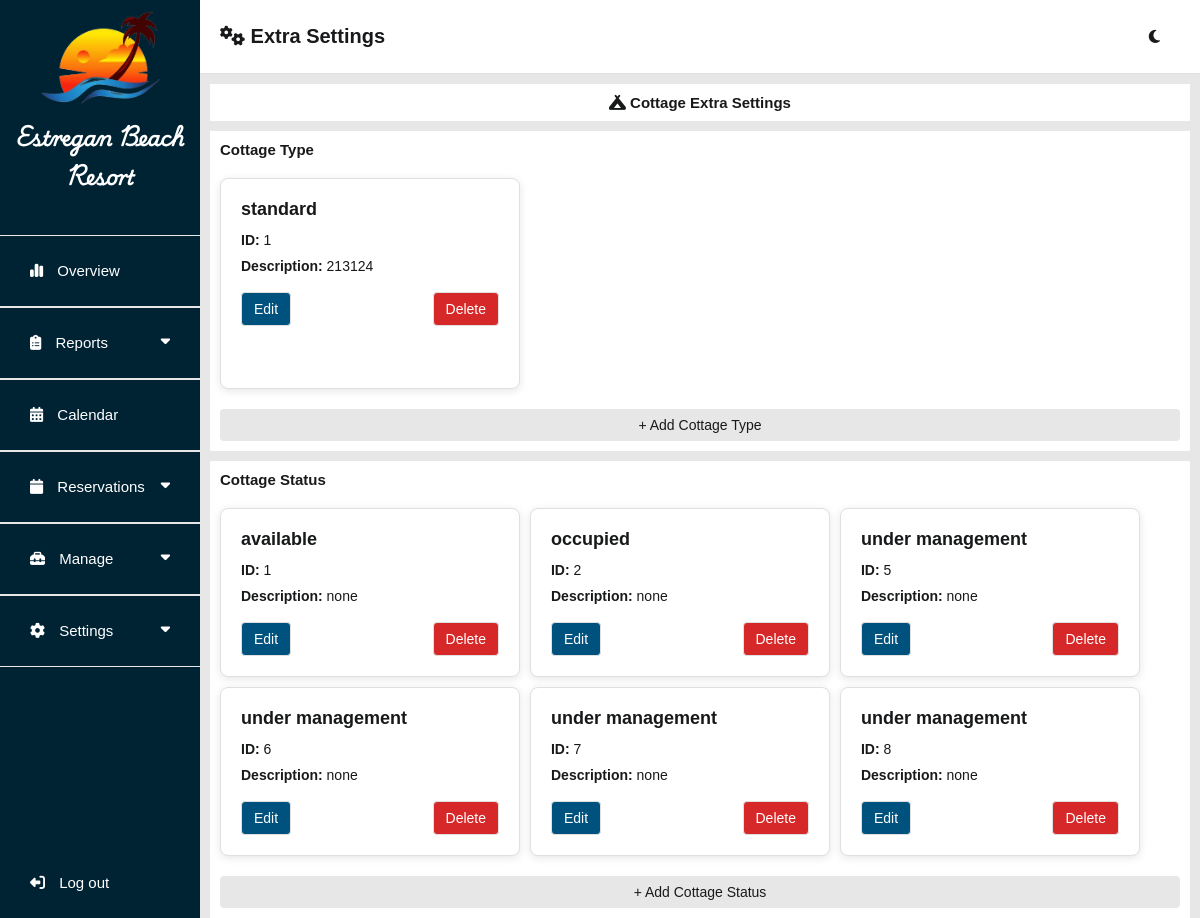
Page /admin/extraSettingsCottage.php (signed in) on the committed database.
### tables this page shows
CREATE TABLE `cottage_type_tbl` (
  `cottage_type_id` int(11) NOT NULL,
  `cottage_type_name` varchar(255) NOT NULL,
  `cottage_type_description` text NOT NULL
);

CREATE TABLE `cottage_status_tbl` (
  `cottage_status_id` int(11) NOT NULL,
  `cottage_status_name` varchar(255) NOT NULL,
  `cottage_status_description` text NOT NULL
);

### admin/extraSettingsCottage.php (the view, shortened to what this page needs)
<?php
require('db_connect.php');
$cottage_type_query = "SELECT cottage_type_id, cottage_type_name, cottage_type_description FROM cottage_type_tbl";
$cottage_types = [];
if ($result = $con->query($cottage_type_query)) {
    while ($row = $result->fetch_assoc()) {
        $cottage_types[] = $row;
    }
} else {
    $message = 'Failed to fetch cottage types.';
}
$cottage_status_query = "SELECT cottage_status_id, cottage_status_name, cottage_status_description FROM cottage_status_tbl";
$cottage_statuses = [];
if ($result = $con->query($cottage_status_query)) {
    while ($row = $result->fetch_assoc()) {
        $cottage_statuses[] = $row;
    }
} else {
    $message = 'Failed to fetch cottage statuses.';
}
?>
<!DOCTYPE html>
<html lang="en">
<head>
    <?php include 'assets.php'; ?>
    <link rel="stylesheet" type="text/css" href="css/main.css?v=<?php echo time(); ?>">
    <link rel="stylesheet" type="text/css" href="css/dashboard.css?v=<?php echo time(); ?>">
</head>
<body>
    <main>
        <?php include 'sidenav.php'; ?>
        <section class="middle-container">
            <div class="header-container">
                <div class="title-head">
                    <label for=""><i class="fa-solid fa-gears"></i> Extra Settings</label>
                </div>
                <?php include 'icon-container.php'?>
            </div>
            <div class="center-container">
                <div class="head-label-container">
                    <label><i class="fa-solid fa-campground"></i> Cottage Extra Settings</label>
                </div>
                <div class="content-container">
                    <label for="">Cottage Type</label>
                    <div class="main-content">
                        <?php if (!empty($cottage_types)): ?>
                            <?php foreach ($cottage_types as $type): ?>
                                <div class="cottage-box" data-id="<?= htmlspecialchars($type['cottage_type_id']) ?>">
                                    <h3><?= htmlspecialchars($type['cottage_type_name']) ?></h3>
                                    <p><strong>ID:</strong> <?= htmlspecialchars($type['cottage_type_id']) ?></p>
                                    <p><strong>Description:</strong> <?= htmlspecialchars($type['cottage_type_description']) ?>
                                    </p>
                                    <div class="button-group">
                                        <button class="edit-button"
                                            onclick="editItem(<?= htmlspecialchars($type['cottage_type_id']) ?>, 'type')">Edit</button>
                                        <button class="delete-button"
                                            onclick="deleteItem(<?= htmlspecialchars($type['cottage_type_id']) ?>, 'type')">Delete</button>
                                    </div>
                                </div>
                            <?php endforeach; ?>
                        <?php else: ?>
                            <p>No cottage types found.</p>
                        <?php endif; ?>
                    </div>
                    <button class="add-button" onclick="openAddModal('add_type')">+ Add Cottage Type</button>
                </div>
                <div class="content-container">
                    <label for="">Cottage Status</label>
                    <div class="main-content">
                        <?php if (!empty($cottage_statuses)): ?>
                            <?php foreach ($cottage_statuses as $status): ?>
                                <div class="cottage-box" data-id="<?= htmlspecialchars($status['cottage_status_id']) ?>">
                                    <h3><?= htmlspecialchars($status['cottage_status_name']) ?></h3>
                                    <p><strong>ID:</strong> <?= htmlspecialchars($status['cottage_status_id']) ?></p>
                                    <p><strong>Description:</strong>
                                        <?= htmlspecialchars($status['cottage_status_description']) ?></p>
                                    <div class="button-group">
                                        <button class="edit-button"
                                            onclick="editItem(<?= htmlspecialchars($status['cottage_status_id']) ?>, 'status')">Edit</button>
                                        <button class="delete-button"
                                            onclick="deleteItem(<?= htmlspecialchars($status['cottage_status_id']) ?>, 'status')">Delete</button>
                                    </div>
                                </div>
                            <?php endforeach; ?>
                        <?php else: ?>
                            <p>No cottage statuses found.</p>
                        <?php endif; ?>
                    </div>
                    <button class="add-button" onclick="openAddModal('add_status')">+ Add Cottage Status</button>
                </div>
            </div>
        </section>
    </main>
</body>
</html>

### admin/assets.php (shortened to what this page needs)
<link href="../fontawesome/css/fontawesome.css" rel="stylesheet" />
<link href="../fontawesome/css/brands.css" rel="stylesheet" />
<link href="../fontawesome/css/solid.css" rel="stylesheet" />
<link rel="stylesheet" type="text/css" href="css/header.css?v=<?php echo time(); ?>">
<link rel="stylesheet" href="https://code.jquery.com/ui/1.12.1/themes/base/jquery-ui.css">

### admin/sidenav.php (shortened to what this page needs)
<section class="side-nav">
    <div class="menu-container">
        <div class="logo-container">
            <img src="../system_images/suntree.png" alt="">
            <label for="">Estregan Beach Resort</label>
        </div>
        <div class="menu">
            <div class="item"><a href="dashboard.php"><i class="fa-solid fa-chart-simple"></i> Overview</a></div>
            <div class="item">
                <a href="#" class="dropdown-link"><i class="fa-solid fa-clipboard-list"></i> Reports <i
                        class="fa-solid fa-caret-down dropdown"></i></a>
            </div>
            <div class="item"><a href="calendar.php"><i class="fa-solid fa-calendar-days"></i> Calendar</a></div>
            <div class="item">
                <a href="#" class="dropdown-link">
                    <i class="fa-solid fa-calendar"></i> Reservations
                    <i class="fa-solid fa-caret-down dropdown"></i>
                </a>
            </div>
            <div class="item">
                <a href="#" class="dropdown-link"><i class="fa-solid fa-toolbox"></i> Manage <i
                        class="fa-solid fa-caret-down dropdown"></i></a>
            </div>
            <div class="item">
                <a href="#" class="dropdown-link"><i class="fa-solid fa-gear"></i> Settings <i
                        class="fa-solid fa-caret-down dropdown"></i></a>
            </div>
        </div>
    </div>
    <div class="logout-container">
        <a href="#" id="logoutLink"><i class="fa-solid fa-right-from-bracket fa-flip-horizontal"></i> Log out</a>
    </div>
</section>

### admin/icon-container.php
<div class="title-head-right">
    <div class="switch-mode">
        <i class="fa-regular fa-moon" id="icon"></i>
    </div>
</div>

### admin/css/header.css (style rules this page uses)
* { margin: 0; font-family: 'Trebuchet MS', 'Lucida Sans Unicode', 'Lucida Grande', 'Lucida Sans', Arial, sans-serif; box-sizing: none; }
button { cursor: pointer; }
.dropdown { cursor: pointer; }

### admin/css/main.css (style rules this page uses)
* { margin: 0; font-family: 'Trebuchet MS', 'Lucida Sans Unicode', 'Lucida Grande', 'Lucida Sans', Arial, sans-serif; }
body { background-color: var(--first-color2); }
button { cursor: pointer; }
a { cursor: pointer; }
:root { --first-color: white; --first-color2: #E7E7E7; --second-color: #EAE2B7; --fourth-color: #F77F00; --seventh-color: #18191A; --seventh-color2: #e0e0e0; --seventh-color3: #e0e0e0; --select-color: #F77F00; --select-color2: #cd6a00; --booknow-text: #ffffff; --booknow-text2: #242526; --booknow-border: #F77F00; --reservation-titleborder: #18191A; --box-shadow: #b4b4b4; --after-input: #effaff; --water-border: #EAE2B7; --water-color: #0d2cc5; --pure-white: white; --third-color: #FCBF49; --fifth-color: #D62828; --sixth-color: #00527e; --seventh-color4: #757575; --eight-color: #002334; --eight-color2: #001824; --reservation-title: #18191A; --reservation-text: white; --gray-button: rgba(220, 220, 220, 0.849); font-size: 62.5%; --tdeven-color: #0023340c; --proceed-color: white; --proceed-bgcolor: #00527e; --cancel-color: white; --cancel-bgcolor: #D62828; --fixed-color: #effaff; --graph-title-color: #777; --legend-text-color: #777; --tooltip-bg-color: #333333; --tooltip-title-color: #ffffff; --tooltip-body-color: #ffffff; --axis-title-color: #777; --axis-ticks-color: #777; }
p { color: var(--seventh-color); font-size: 1.5rem; text-align: justify; line-height: 1.5; }
.center-container { animation: transitionIn 0.5s; }

### admin/css/dashboard.css (style rules this page uses)
main { width: 100%; display: flex; flex-direction: row; }
.side-nav { height: 100vh; width: 20%; background-color: var(--eight-color); display: flex; flex-direction: column; justify-content: space-between; overflow-y: scroll; }
.menu-container { display: flex; flex-direction: column; align-items: center; }
.logo-container { display: flex; flex-direction: column; align-items: center; margin: 10px 0; }
.logo-container img { width: 120px; margin-bottom: 10px; }
.logo-container label { color: var(--pure-white); font-size: 2rem; font-weight: bold; font-family: estregan; width: 200px; flex-wrap: wrap; text-align: center; }
.menu { width: 100%; margin-top: 30px; }
.menu .item { position: relative; cursor: pointer; }
.menu .item a { font-size: 1.5rem; text-decoration: none; display: block; padding: 5px 30px; line-height: 60px; color: var(--pure-white); border: 1px solid var(--first-color2); border-right: none; border-left: none; }
.menu .item i { margin-right: 10px; }
.item a .dropdown { position: absolute; right: 10px; margin: 20px; transition: 0.3 ease; }
.logout-container { position: relative; cursor: pointer; }
.logout-container a { font-size: 1.5rem; text-decoration: none; display: block; padding: 5px 30px; line-height: 60px; color: var(--pure-white); }
.logout-container i { margin-right: 10px; }
.middle-container { width: 100%; display: flex; flex-direction: column; }
.header-container { width: 100%; height: 8vh; background-color: var(--first-color); display: flex; justify-content: space-between; align-items: center; border-bottom: 1px solid var(--seventh-color3); }
.title-head { display: flex; align-items: center; margin-left: 20px; }
.title-head label { font-size: 2rem; font-weight: bold; color: var(--seventh-color); }
.title-head-right { display: flex; align-items: center; padding: 10px; margin-right: 20px; }
.title-head-right .switch-mode { margin-right: 10px; }
.switch-mode i { font-size: 15px; cursor: pointer; color: var(--seventh-color); }
.center-container { width: 100%; background-color: var(--first-color2); height: 92vh; overflow-y: scroll; }
.head-label-container { padding: 10px; display: flex; align-items: center; justify-content: center; }
.head-label-container label { padding: 10px; background-color: var(--first-color); width: 100%; font-weight: bold; color: var(--seventh-color); text-align: center; font-size: 1.5rem; }
.content-container { display: flex; flex-direction: column; flex-wrap: wrap; margin: 0 10px 10px 10px; padding: 10px; background-color: var(--first-color); }
.content-container label { color: var(--seventh-color); font-size: 1.5rem; font-weight: bold; padding-bottom: 20px; }
.content-container .main-content { display: flex; flex-direction: row; gap: 10px; }

### admin/sidenav.php (style rules this page uses)
.item { position: relative; }

### rows in the picture
cottage_type_tbl: cottage_type_name "standard", cottage_type_id "1", cottage_type_description "213124"
cottage_status_tbl: cottage_status_name "available", cottage_status_id "1", cottage_status_description "none"
cottage_status_tbl: cottage_status_name "occupied", cottage_status_id "2", cottage_status_description "none"
cottage_status_tbl: cottage_status_name "under management", cottage_status_id "5", cottage_status_description "none"
cottage_status_tbl: cottage_status_name "under management", cottage_status_id "6", cottage_status_description "none"
cottage_status_tbl: cottage_status_name "under management", cottage_status_id "7", cottage_status_description "none"
cottage_status_tbl: cottage_status_name "under management", cottage_status_id "8", cottage_status_description "none"
